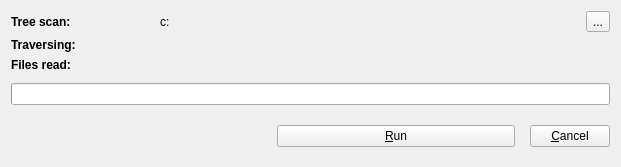
<?xml version="1.0" encoding="UTF-8"?>
<ui version="4.0">
 <class>OperationDialog</class>
 <widget class="QDialog" name="OperationDialog">
  <property name="windowModality">
   <enum>Qt::ApplicationModal</enum>
  </property>
  <property name="geometry">
   <rect>
    <x>0</x>
    <y>0</y>
    <width>621</width>
    <height>167</height>
   </rect>
  </property>
  <property name="sizePolicy">
   <sizepolicy hsizetype="Fixed" vsizetype="Fixed">
    <horstretch>0</horstretch>
    <verstretch>0</verstretch>
   </sizepolicy>
  </property>
  <property name="minimumSize">
   <size>
    <width>621</width>
    <height>167</height>
   </size>
  </property>
  <property name="maximumSize">
   <size>
    <width>621</width>
    <height>167</height>
   </size>
  </property>
  <property name="windowTitle">
   <string>Directory structure scan</string>
  </property>
  <property name="locale">
   <locale language="English" country="UnitedStates"/>
  </property>
  <property name="modal">
   <bool>true</bool>
  </property>
  <layout class="QVBoxLayout" name="verticalLayout">
   <item>
    <layout class="QGridLayout" name="gridLayout" columnstretch="1,0">
     <property name="sizeConstraint">
      <enum>QLayout::SetDefaultConstraint</enum>
     </property>
     <item row="0" column="0">
      <widget class="QLabel" name="labelScanFS">
       <property name="sizePolicy">
        <sizepolicy hsizetype="Minimum" vsizetype="Preferred">
         <horstretch>0</horstretch>
         <verstretch>0</verstretch>
        </sizepolicy>
       </property>
       <property name="minimumSize">
        <size>
         <width>100</width>
         <height>21</height>
        </size>
       </property>
       <property name="font">
        <font>
         <weight>75</weight>
         <bold>true</bold>
        </font>
       </property>
       <property name="text">
        <string>Tree scan:</string>
       </property>
      </widget>
     </item>
     <item row="2" column="1">
      <widget class="QLabel" name="labelScanFileNumberValue">
       <property name="sizePolicy">
        <sizepolicy hsizetype="Preferred" vsizetype="Preferred">
         <horstretch>0</horstretch>
         <verstretch>0</verstretch>
        </sizepolicy>
       </property>
       <property name="text">
        <string/>
       </property>
      </widget>
     </item>
     <item row="0" column="1">
      <layout class="QHBoxLayout" name="horizontalLayout">
       <item>
        <widget class="QLabel" name="labelScanFSValue">
         <property name="text">
          <string notr="true">c:</string>
         </property>
         <property name="textInteractionFlags">
          <set>Qt::NoTextInteraction</set>
         </property>
        </widget>
       </item>
       <item>
        <widget class="QToolButton" name="dirSelectButton">
         <property name="text">
          <string>...</string>
         </property>
        </widget>
       </item>
      </layout>
     </item>
     <item row="1" column="0">
      <widget class="QLabel" name="labelScanDir">
       <property name="sizePolicy">
        <sizepolicy hsizetype="Minimum" vsizetype="Preferred">
         <horstretch>0</horstretch>
         <verstretch>0</verstretch>
        </sizepolicy>
       </property>
       <property name="minimumSize">
        <size>
         <width>100</width>
         <height>13</height>
        </size>
       </property>
       <property name="font">
        <font>
         <weight>75</weight>
         <bold>true</bold>
        </font>
       </property>
       <property name="text">
        <string>Traversing:</string>
       </property>
      </widget>
     </item>
     <item row="1" column="1">
      <widget class="QLabel" name="labelScanDirValue">
       <property name="sizePolicy">
        <sizepolicy hsizetype="Preferred" vsizetype="Preferred">
         <horstretch>0</horstretch>
         <verstretch>0</verstretch>
        </sizepolicy>
       </property>
       <property name="minimumSize">
        <size>
         <width>450</width>
         <height>0</height>
        </size>
       </property>
       <property name="maximumSize">
        <size>
         <width>450</width>
         <height>16777215</height>
        </size>
       </property>
       <property name="text">
        <string/>
       </property>
      </widget>
     </item>
     <item row="2" column="0">
      <widget class="QLabel" name="labelScanFileNumber">
       <property name="sizePolicy">
        <sizepolicy hsizetype="Minimum" vsizetype="Preferred">
         <horstretch>0</horstretch>
         <verstretch>0</verstretch>
        </sizepolicy>
       </property>
       <property name="minimumSize">
        <size>
         <width>100</width>
         <height>13</height>
        </size>
       </property>
       <property name="font">
        <font>
         <weight>75</weight>
         <bold>true</bold>
        </font>
       </property>
       <property name="text">
        <string>Files read:</string>
       </property>
      </widget>
     </item>
    </layout>
   </item>
   <item>
    <spacer name="verticalSpacer_2">
     <property name="orientation">
      <enum>Qt::Vertical</enum>
     </property>
     <property name="sizeHint" stdset="0">
      <size>
       <width>319</width>
       <height>0</height>
      </size>
     </property>
    </spacer>
   </item>
   <item>
    <widget class="QProgressBar" name="progressBar">
     <property name="maximum">
      <number>100</number>
     </property>
     <property name="value">
      <number>0</number>
     </property>
     <property name="alignment">
      <set>Qt::AlignCenter</set>
     </property>
     <property name="textVisible">
      <bool>false</bool>
     </property>
     <property name="orientation">
      <enum>Qt::Horizontal</enum>
     </property>
     <property name="invertedAppearance">
      <bool>false</bool>
     </property>
     <property name="format">
      <string notr="true">%p%</string>
     </property>
    </widget>
   </item>
   <item>
    <spacer name="verticalSpacer">
     <property name="orientation">
      <enum>Qt::Vertical</enum>
     </property>
     <property name="sizeHint" stdset="0">
      <size>
       <width>319</width>
       <height>0</height>
      </size>
     </property>
    </spacer>
   </item>
   <item>
    <layout class="QHBoxLayout">
     <property name="spacing">
      <number>6</number>
     </property>
     <property name="leftMargin">
      <number>0</number>
     </property>
     <property name="topMargin">
      <number>0</number>
     </property>
     <property name="rightMargin">
      <number>0</number>
     </property>
     <property name="bottomMargin">
      <number>0</number>
     </property>
     <item>
      <spacer>
       <property name="orientation">
        <enum>Qt::Horizontal</enum>
       </property>
       <property name="sizeHint" stdset="0">
        <size>
         <width>131</width>
         <height>31</height>
        </size>
       </property>
      </spacer>
     </item>
     <item>
      <widget class="QStackedWidget" name="stackedWidget">
       <property name="currentIndex">
        <number>1</number>
       </property>
       <widget class="QWidget" name="page">
        <layout class="QHBoxLayout" name="horizontalLayout_2">
         <item>
          <widget class="QPushButton" name="okButton">
           <property name="text">
            <string>&amp;OK</string>
           </property>
           <property name="icon">
            <iconset resource="../../resource/DataAnalyzer.qrc">
             <normaloff>:/images/tasto-7-architetto-franc-01-300px.png</normaloff>:/images/tasto-7-architetto-franc-01-300px.png</iconset>
           </property>
          </widget>
         </item>
        </layout>
       </widget>
       <widget class="QWidget" name="page_2">
        <layout class="QHBoxLayout" name="horizontalLayout_3">
         <item>
          <widget class="QPushButton" name="startButton">
           <property name="text">
            <string>&amp;Run</string>
           </property>
           <property name="icon">
            <iconset resource="../../resource/DataAnalyzer.qrc">
             <normaloff>:/images/media-playback-start-300px.png</normaloff>:/images/media-playback-start-300px.png</iconset>
           </property>
          </widget>
         </item>
        </layout>
       </widget>
      </widget>
     </item>
     <item>
      <widget class="QPushButton" name="cancelButton">
       <property name="text">
        <string>&amp;Cancel</string>
       </property>
       <property name="icon">
        <iconset resource="../../resource/DataAnalyzer.qrc">
         <normaloff>:/images/tasto-8-architetto-franc-01-300px.png</normaloff>:/images/tasto-8-architetto-franc-01-300px.png</iconset>
       </property>
      </widget>
     </item>
    </layout>
   </item>
  </layout>
 </widget>
 <resources>
  <include location="../../resource/DataAnalyzer.qrc"/>
 </resources>
 <connections>
  <connection>
   <sender>okButton</sender>
   <signal>clicked()</signal>
   <receiver>OperationDialog</receiver>
   <slot>accept()</slot>
   <hints>
    <hint type="sourcelabel">
     <x>440</x>
     <y>140</y>
    </hint>
    <hint type="destinationlabel">
     <x>265</x>
     <y>77</y>
    </hint>
   </hints>
  </connection>
  <connection>
   <sender>cancelButton</sender>
   <signal>clicked()</signal>
   <receiver>OperationDialog</receiver>
   <slot>onCancel()</slot>
   <hints>
    <hint type="sourcelabel">
     <x>521</x>
     <y>140</y>
    </hint>
    <hint type="destinationlabel">
     <x>179</x>
     <y>154</y>
    </hint>
   </hints>
  </connection>
  <connection>
   <sender>dirSelectButton</sender>
   <signal>clicked()</signal>
   <receiver>OperationDialog</receiver>
   <slot>onDirSelect()</slot>
   <hints>
    <hint type="sourcelabel">
     <x>509</x>
     <y>19</y>
    </hint>
    <hint type="destinationlabel">
     <x>265</x>
     <y>77</y>
    </hint>
   </hints>
  </connection>
  <connection>
   <sender>startButton</sender>
   <signal>clicked()</signal>
   <receiver>OperationDialog</receiver>
   <slot>onStart()</slot>
   <hints>
    <hint type="sourcelabel">
     <x>322</x>
     <y>129</y>
    </hint>
    <hint type="destinationlabel">
     <x>265</x>
     <y>77</y>
    </hint>
   </hints>
  </connection>
  <connection>
   <sender>OperationDialog</sender>
   <signal>progressChanged(int)</signal>
   <receiver>OperationDialog</receiver>
   <slot>onUpdateProgress(int)</slot>
   <hints>
    <hint type="sourcelabel">
     <x>265</x>
     <y>77</y>
    </hint>
    <hint type="destinationlabel">
     <x>265</x>
     <y>77</y>
    </hint>
   </hints>
  </connection>
  <connection>
   <sender>OperationDialog</sender>
   <signal>resultReady()</signal>
   <receiver>OperationDialog</receiver>
   <slot>onResultReady()</slot>
   <hints>
    <hint type="sourcelabel">
     <x>265</x>
     <y>83</y>
    </hint>
    <hint type="destinationlabel">
     <x>265</x>
     <y>83</y>
    </hint>
   </hints>
  </connection>
  <connection>
   <sender>OperationDialog</sender>
   <signal>scannedDirChanged(QString)</signal>
   <receiver>OperationDialog</receiver>
   <slot>onScanDirChange(QString)</slot>
   <hints>
    <hint type="sourcelabel">
     <x>265</x>
     <y>83</y>
    </hint>
    <hint type="destinationlabel">
     <x>265</x>
     <y>83</y>
    </hint>
   </hints>
  </connection>
  <connection>
   <sender>OperationDialog</sender>
   <signal>filesRead(unsigned)</signal>
   <receiver>OperationDialog</receiver>
   <slot>onFilesRead(unsigned)</slot>
   <hints>
    <hint type="sourcelabel">
     <x>265</x>
     <y>83</y>
    </hint>
    <hint type="destinationlabel">
     <x>265</x>
     <y>83</y>
    </hint>
   </hints>
  </connection>
 </connections>
 <slots>
  <signal>progressChanged(int)</signal>
  <signal>resultReady()</signal>
  <signal>scannedDirChanged(QString)</signal>
  <signal>filesRead(unsigned)</signal>
  <slot>onDirSelect()</slot>
  <slot>onStart()</slot>
  <slot>onUpdateProgress(int)</slot>
  <slot>onCancel()</slot>
  <slot>onResultReady()</slot>
  <slot>onScanDirChange(QString)</slot>
  <slot>onFilesRead(unsigned)</slot>
 </slots>
</ui>
